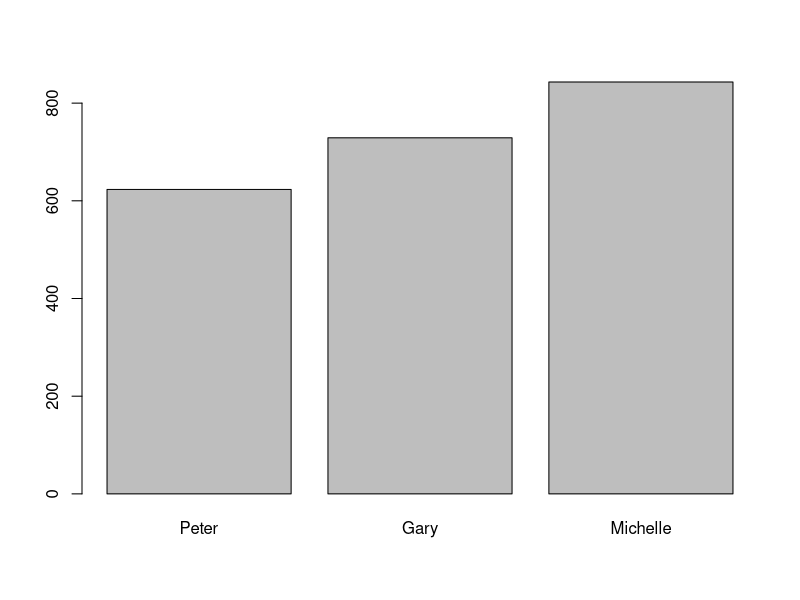
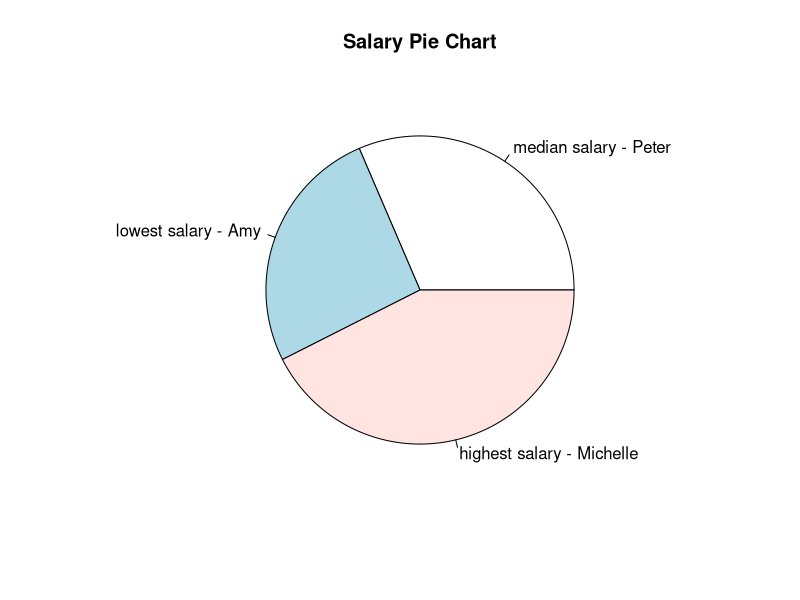

These figures' R source, in order:
## ---- chunk 1
knitr::opts_chunk$set(echo = TRUE)
## ---- chunk 2
m1 <- matrix(c(7, 2, 9, 4, 12, 13), ncol = 3, nrow = 2)
m2 <- matrix(c(1, 2, 3, 7, 8, 9, 12, 13, 14, 19, 20, 21), ncol = 4, nrow = 3)
m1 %*% m2
## ---- chunk 3
emp.data <- data.frame(
   id = c (1:5), 
   name = c("Peter","Amy","Ryan","Gary","Michelle"),
   salary = c(623.3,515.2,611.0,729.0,843.25)
)  
emp.data
## ---- chunk 4
emp.data$department <- c("Civil Engineering", "History", "Astronomy", "Math", "Computer Science")
emp.data
## ---- chunk 5
emp.data[c(1, 3, 5), c(2, 3)]
## ---- chunk 6
barplot(emp.data[c(1, 4, 5), 3], names.arg = emp.data[c(1, 4, 5), 2])
## ---- chunk 7
pie(emp.data[c(1, 2, 5),3], c("median salary - Peter", "lowest salary - Amy", "highest salary - Michelle"), main = "Salary Pie Chart")
## ---- chunk 8
results <- c()
win <- 0
even <- 0
lose <- 0
score <- 0
scorekeeper <- function(res) {
  if (res == 0) {
    results <<- c(results, "Even")
    even <<- even + 1
  }
  else if (res == 1) {
    results <<- c(results, "Win")
    win <<- win + 1
    score <<- score + 1
  }
  else {
    results <<- c(results, "Lose")
    lose <<- lose + 1
    score <<- score - 1
  }
}
## ---- chunk 9
scorekeeper(0)
print("Even   0      0      1      0")
print(c(results, score, win, even, lose))
scorekeeper(1)
print("Even   Win    1      1      1      0")
print(c(results, score, win, even, lose))
scorekeeper(-1)
print("Even   Win    Lose   0      1      1      1")
print(c(results, score, win, even, lose))
## ---- chunk 10
main <- function() {
  print("Hi, Welcome to Our STAT1129 Final Project - Rock, Paper, Scissors Program")
  while (TRUE) {
    print(paste(rep("=", 80), collapse=""))
    input = readline("Enter Your Move\n")
    if (input == "exit") {
      print("Exiting the program...")
      break
    }
    else if (input == "check") {
      print("Checking the record...")
      # do something
    }
    else {
      print("Processing player's move...")
      # do something
    }
  }
}
